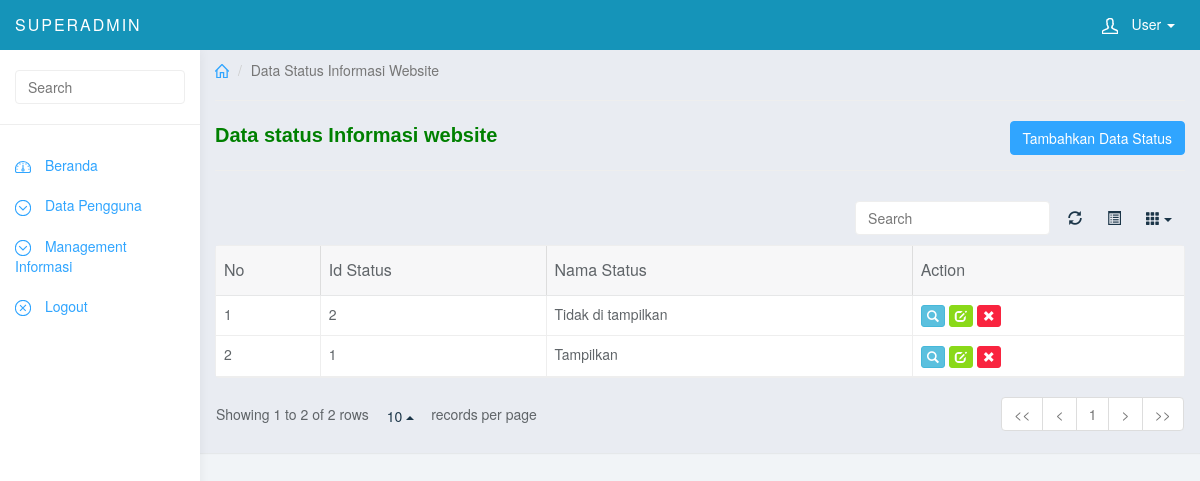
The app's page /backend/index.php?view=verifikasi (signed in) with its own data.
### tables this page shows
CREATE TABLE IF NOT EXISTS `status` (
`id_status` int(11) NOT NULL,
  `nama_status` varchar(99) NOT NULL
);

### backend/program/status.php (the view, shortened to what this page needs)
<?php if ($_GET[act]==''){ ?>
            <div class="col-sm-9 col-sm-offset-3 col-lg-10 col-lg-offset-2 main">
    <div class="row">
      <ol class="breadcrumb">
        <li><a href="#"><svg class="glyph stroked home"><use xlink:href="#stroked-home"></use></svg></a></li>
        <li class="active">Data Status Informasi Website</li>
                   <hr><b style="font-family:Arial;font-size:20px;color:green;">Data status Informasi website</b><a class='pull-right btn btn-primary' href='index.php?view=verifikasi&act=tambah'>Tambahkan Data Status</a> <hr>
                  <table data-toggle="table" data-show-refresh="true" data-show-toggle="true" data-show-columns="true" data-search="true" data-select-item-name="toolbar1" data-pagination="true" data-sort-name="name" data-sort-order="desc">
      <thead>
                     <tr>
                                            <th>No</th>
                                            <th>Id Status</th>
                                            <th>Nama Status</th>
                                            <th>Action</th>
                                        </tr>
                    </thead>
                    <tbody>
                  <?php
                    $tampil = mysql_query("SELECT * FROM status ORDER BY id_status DESC");
                    $no = 1;
                    while($r=mysql_fetch_array($tampil)){
                    echo "<tr><td>$no</td>
                              <td>$r[id_status]</td>
                              <td>$r[nama_status]</td>
                              <td>
                                <a class='btn btn-info btn-xs' title='Lihat Detail' href='?view=verifikasi&act=detail$r[id_status]'><span class='glyphicon glyphicon-search'></span></a>
                                <a class='btn btn-success btn-xs' title='Edit Data' href='?view=verifikasi&act=edit&id=$r[id_status]'><span class='glyphicon glyphicon-edit'></span></a>
                                <a class='btn btn-danger btn-xs' title='Delete Data' href='?view=verifikasi&hapus=$r[id_status]'><span class='glyphicon glyphicon-remove'></span></a>
                              </td>";
                            echo "</tr>";
                      $no++;
                      }
                  ?>
                    </tbody>
                  </table>
                </div>
              </div>
<?php
}
?>

### backend/css/styles.css (style rules this page uses)
body { background: #f1f4f7; padding-top: 50px; color: #5f6468; }
a, a:hover, a:focus { color: #30a5ff; }
.btn-primary, .btn-primary:hover, .btn-primary:focus, .btn-primary:active, .btn-primary.active, .open > .dropdown-toggle.btn-primary, .btn-primary.disabled, .btn-primary[disabled], fieldset[disabled] .btn-primary, .btn-primary.disabled:hover, .btn-primary[disabled]:hover, fieldset[disabled] .btn-primary:hover, .btn-primary.disabled:focus, .btn-primary[disabled]:focus, fieldset[disabled] .btn-primary:focus, .btn-primary.disabled:active, .btn-primary[disabled]:active, fieldset[disabled] .btn-primary:active, .btn-primary.disabled.active, .btn-primary[disabled].active, fieldset[disabled] .btn-primary.active { background-color: #30a5ff; border-color: #30a5ff; }
.btn-success, .btn-success:hover, .btn-success:focus, .btn-success:active, .btn-success.active, .open > .dropdown-toggle.btn-success, .btn-success.disabled, .btn-success[disabled], fieldset[disabled] .btn-success, .btn-success.disabled:hover, .btn-success[disabled]:hover, fieldset[disabled] .btn-success:hover, .btn-success.disabled:focus, .btn-success[disabled]:focus, fieldset[disabled] .btn-success:focus, .btn-success.disabled:active, .btn-success[disabled]:active, fieldset[disabled] .btn-success:active, .btn-success.disabled.active, .btn-success[disabled].active, fieldset[disabled] .btn-success.active { background-color: #8ad919; border-color: #8ad919; }
.btn-danger, .btn-danger:hover, .btn-danger:focus, .btn-danger:active, .btn-danger.active, .open > .dropdown-toggle.btn-danger, .btn-danger.disabled, .btn-danger[disabled], fieldset[disabled] .btn-danger, .btn-danger.disabled:hover, .btn-danger[disabled]:hover, fieldset[disabled] .btn-danger:hover, .btn-danger.disabled:focus, .btn-danger[disabled]:focus, fieldset[disabled] .btn-danger:focus, .btn-danger.disabled:active, .btn-danger[disabled]:active, fieldset[disabled] .btn-danger:active, .btn-danger.disabled.active, .btn-danger[disabled].active, fieldset[disabled] .btn-danger.active { background-color: #f9243f; border-color: #f9243f; }
.breadcrumb { border-radius: 0; padding: 10px 15px; background: #e9ecf2; box-shadow: 0 1px 1px rgba(0, 0, 0, .05); margin: 0 ; }
.table { background: #fff; }
.breadcrumb .glyph { height: 14px; width: 14px; margin: -2px 0 0 0; stroke-width: 4px; }

### records on screen
status: id_status "2", nama_status "Tidak di tampilkan"
status: id_status "1", nama_status "Tampilkan"

### other values on screen
$level "SUPERADMIN"
